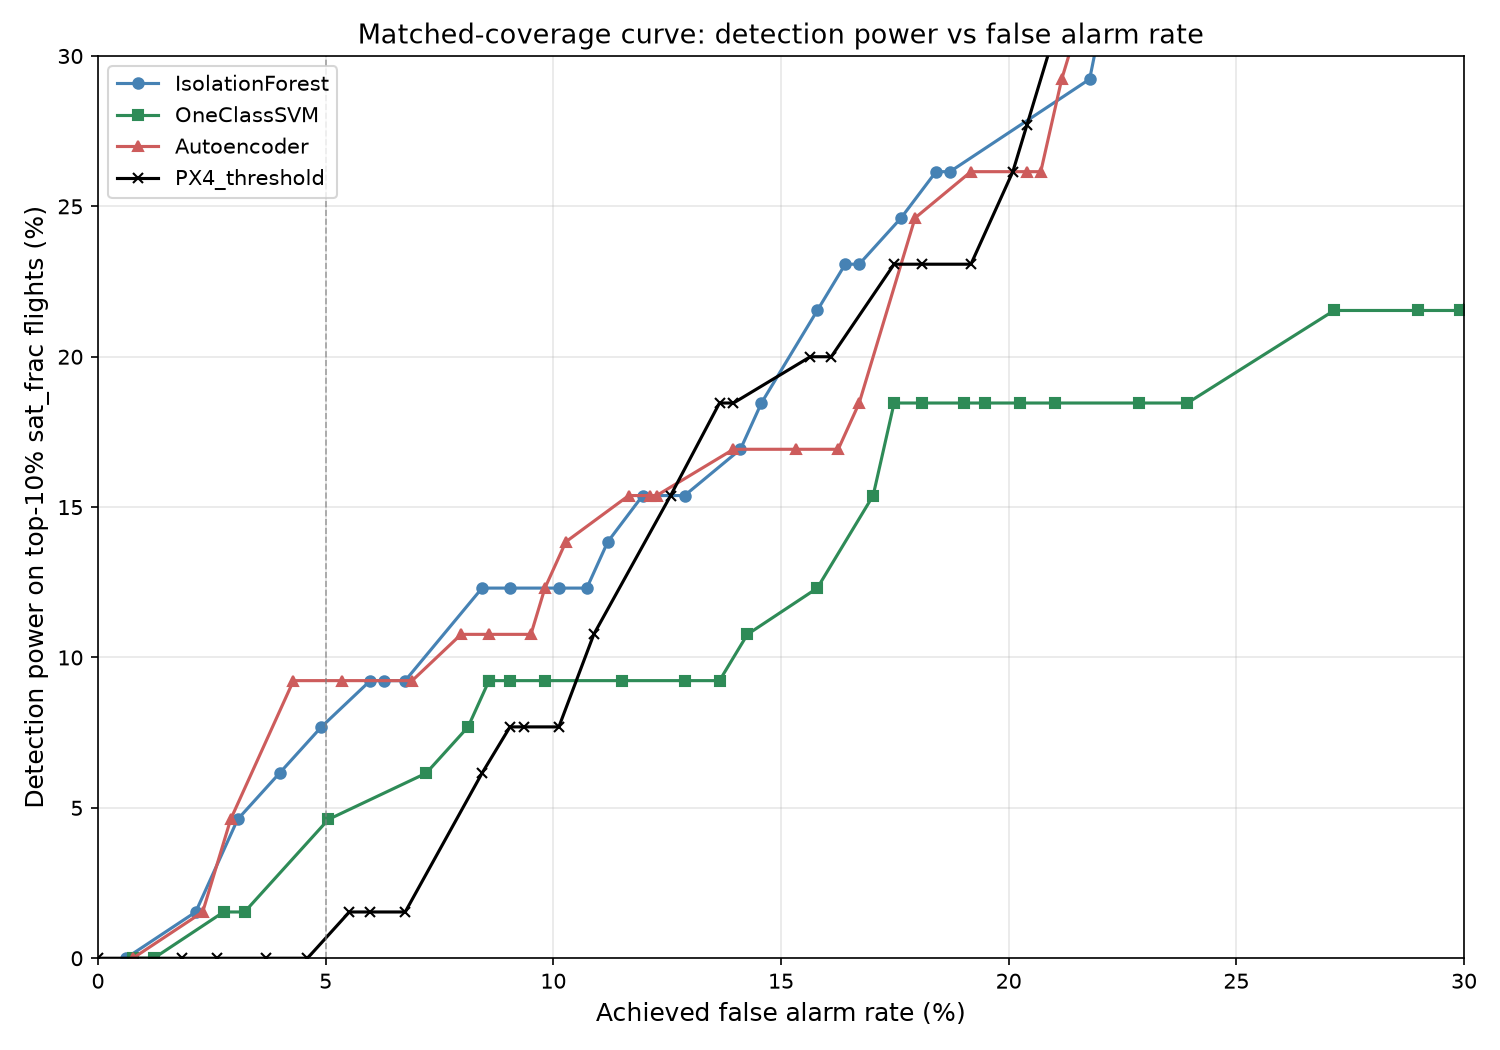

Reproduce this figure in Python.
"""
Matched-coverage curve.

Sweep alpha from 0.01 to 0.30. For each alpha, compute the
conformal threshold on Group B and measure:
  - achieved false alarm rate on Group C
  - detection power on the top-10% sat_frac flights in Group C
"""

import os
import numpy as np
import pandas as pd
import pyarrow.parquet as pq
import matplotlib.pyplot as plt
from sklearn.ensemble import IsolationForest
from sklearn.svm import OneClassSVM
from sklearn.neural_network import MLPRegressor
from sklearn.preprocessing import StandardScaler

ANALYSIS_CSV = "analysis_set_with_satfrac.csv"

RATIOS = [
    "baro_vpos",
    "gps_hpos[0]", "gps_hpos[1]",
    "gps_hvel[0]", "gps_hvel[1]",
    "gps_vpos", "gps_vvel",
    "heading",
    "mag_field[0]",
    "hagl",
]

ALPHAS = np.linspace(0.01, 0.30, 30)
TOP_FRAC = 0.10


def logdir_for(log_id):
    for base in ["pilot_2270", "pilot_extra"]:
        p = os.path.join(base, "logs", log_id)
        if os.path.isdir(p):
            return p
    return None


def conformal_threshold(cal, alpha):
    s = np.sort(cal)
    n = len(s)
    k = int(np.ceil((n + 1) * (1 - alpha)))
    if k > n:
        return np.nan
    return s[k - 1]


def main():
    df = pd.read_csv(ANALYSIS_CSV)
    print(f"loaded: {len(df)}")
    print(f"columns include sat_frac_recomputed: {'sat_frac_recomputed' in df.columns}")

    sat_col = "sat_frac_recomputed"
    print(f"sat_frac non-null: {df[sat_col].notna().sum()} of {len(df)}")

    # features
    score_cols = [f"score_log_{r}" for r in RATIOS]
    X = df[score_cols].values.astype(np.float64)
    medians = np.nanmedian(X, axis=0)
    for j in range(X.shape[1]):
        m = np.isnan(X[:, j])
        X[m, j] = medians[j] if not np.isnan(medians[j]) else 0.0

    A_mask = (df["group"].values == "A")
    B_mask = (df["group"].values == "B")
    C_mask = (df["group"].values == "C")

    print(f"A: {A_mask.sum()}, B: {B_mask.sum()}, C: {C_mask.sum()}")

    X_A = X[A_mask]
    X_B = X[B_mask]
    X_C = X[C_mask]

    print("training detectors ...")
    iso = IsolationForest(n_estimators=200, random_state=0)
    iso.fit(X_A)
    iso_cal = -iso.score_samples(X_B)
    iso_test = -iso.score_samples(X_C)

    svm = OneClassSVM(kernel="rbf", gamma="scale", nu=0.05)
    svm.fit(X_A)
    svm_cal = -svm.decision_function(X_B)
    svm_test = -svm.decision_function(X_C)

    scaler = StandardScaler()
    Xt = scaler.fit_transform(X_A)
    Xb = scaler.transform(X_B)
    Xc = scaler.transform(X_C)
    ae = MLPRegressor(hidden_layer_sizes=(5,), activation="relu", solver="adam",
                      learning_rate_init=0.01, max_iter=2000, random_state=0)
    ae.fit(Xt, Xt)
    ae_cal = np.mean((ae.predict(Xb) - Xb) ** 2, axis=1)
    ae_test = np.mean((ae.predict(Xc) - Xc) ** 2, axis=1)

    # PX4 scores
    print("computing PX4 scores ...")
    px4_cal = []
    px4_test = []
    for group_mask, target in [(B_mask, px4_cal), (C_mask, px4_test)]:
        for i in np.where(group_mask)[0]:
            row = df.iloc[i]
            logdir = logdir_for(row["log_id"])
            if logdir is None:
                target.append(np.nan)
                continue
            p = os.path.join(logdir, "estimator_innovation_test_ratios.parquet")
            if not os.path.exists(p):
                target.append(np.nan)
                continue
            t = pq.read_table(p)
            any_flag = np.zeros(len(t), dtype=bool)
            for r in RATIOS:
                if r not in t.column_names:
                    continue
                arr = t[r].to_numpy(zero_copy_only=False).astype(np.float64)
                finite = np.isfinite(arr)
                flags = np.zeros(len(arr), dtype=bool)
                flags[finite] = arr[finite] > 1.0
                any_flag |= flags
            target.append(float(any_flag.mean()))

    px4_cal = np.array(px4_cal)
    px4_test = np.array(px4_test)

    # top-10% sat_frac in C
    sat_C = df.loc[C_mask, sat_col].values
    n_C = len(sat_C)
    n_valid = int(np.sum(~np.isnan(sat_C)))
    n_top = int(TOP_FRAC * n_valid)
    order = np.argsort(-np.nan_to_num(sat_C, nan=-1.0))
    is_top = np.zeros(n_C, dtype=bool)
    is_top[order[:n_top]] = True
    print(f"C flights: {n_C}, valid sat_frac: {n_valid}, top-{int(TOP_FRAC*100)}%: {n_top}")

    # sweep
    detectors = [
        ("IsolationForest", iso_cal, iso_test),
        ("OneClassSVM", svm_cal, svm_test),
        ("Autoencoder", ae_cal, ae_test),
        ("PX4_threshold", px4_cal, px4_test),
    ]

    rows = []
    for name, cal, test in detectors:
        cal_clean = cal[~np.isnan(cal)]
        valid = ~np.isnan(test)
        for alpha in ALPHAS:
            thr = conformal_threshold(cal_clean, alpha)
            flags = np.zeros(n_C, dtype=bool)
            flags[valid] = test[valid] > thr
            fa_rate = float(flags.mean())
            k = int(flags[is_top].sum())
            power = k / n_top if n_top > 0 else np.nan
            rows.append({
                "detector": name,
                "alpha": alpha,
                "fa_rate": fa_rate,
                "detection_power": power,
                "k": k,
                "n_top": n_top,
            })

    rdf = pd.DataFrame(rows)
    rdf.to_csv("matched_coverage_curve.csv", index=False)
    print()
    print("saved matched_coverage_curve.csv")

    # figure
    fig, ax = plt.subplots(figsize=(10, 7))
    colors = {
        "IsolationForest": "steelblue",
        "OneClassSVM": "seagreen",
        "Autoencoder": "indianred",
        "PX4_threshold": "black",
    }
    markers = {
        "IsolationForest": "o",
        "OneClassSVM": "s",
        "Autoencoder": "^",
        "PX4_threshold": "x",
    }
    for name in ["IsolationForest", "OneClassSVM", "Autoencoder", "PX4_threshold"]:
        sub = rdf[rdf["detector"] == name].sort_values("fa_rate")
        ax.plot(sub["fa_rate"] * 100, sub["detection_power"] * 100,
                marker=markers[name], markersize=5, linewidth=1.5,
                color=colors[name], label=name)

    ax.axvline(5.0, color="gray", linestyle="--", linewidth=0.8, alpha=0.7)
    ax.set_xlabel("Achieved false alarm rate (%)", fontsize=12)
    ax.set_ylabel("Detection power on top-10% sat_frac flights (%)", fontsize=12)
    ax.set_title("Matched-coverage curve: detection power vs false alarm rate", fontsize=13)
    ax.set_xlim(0, 30)
    ax.set_ylim(0, 30)
    ax.legend(loc="upper left", fontsize=10)
    ax.grid(True, alpha=0.3)
    plt.tight_layout()
    plt.savefig("matched_coverage_curve.png", dpi=150)
    plt.show()
    print("saved matched_coverage_curve.png")

    # print at alpha=0.05
    print()
    print("=== At alpha = 0.05 ===")
    at_005 = rdf[np.abs(rdf["alpha"] - 0.05) < 0.01]
    print(at_005[["detector", "fa_rate", "k", "n_top", "detection_power"]].round(4).to_string(index=False))


if __name__ == "__main__":
    main()
